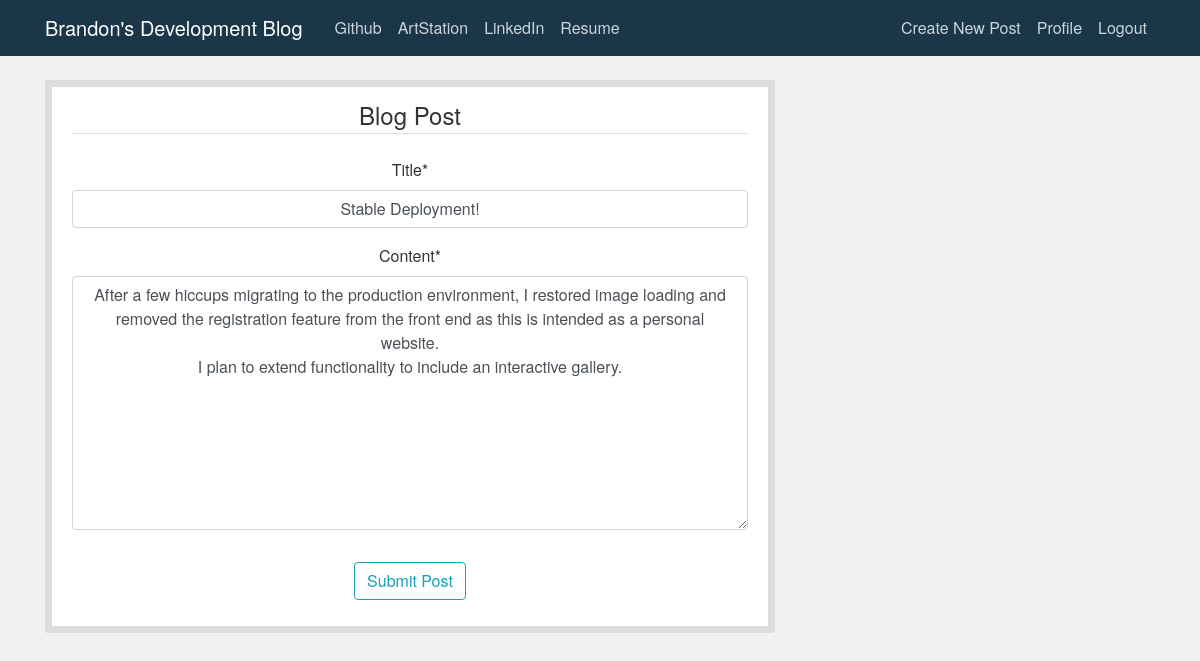
The app's page /post/14/update/ (signed in), older data.
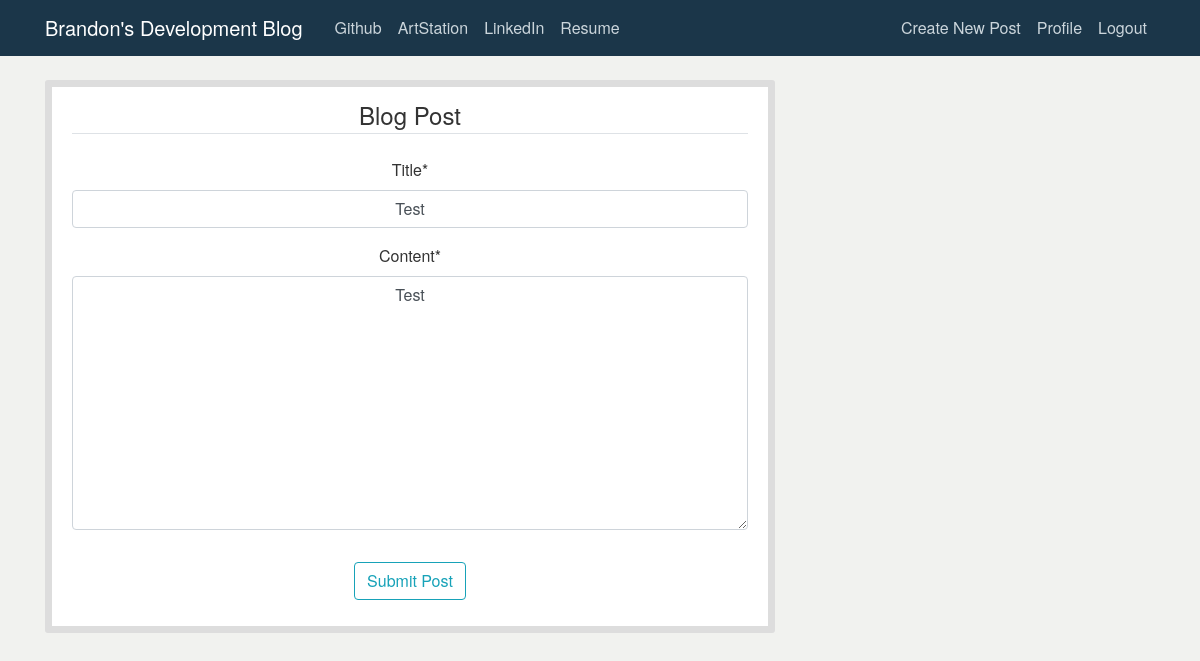
The same page, newer data.
### blog/models.py (models this page shows, shortened)
class Post(models.Model):
    title = models.CharField(max_length=100)
    content = models.TextField()
    date_posted = models.DateTimeField(
        default=timezone.now
    )  # Uses current time from timezone
    author = models.ForeignKey(User, on_delete=models.CASCADE)

### blog/views.py (the view, shortened to what this page needs)
# urls.py: path("post/<int:pk>/update/", PostUpdateView.as_view(), name="post-update"),
class PostUpdateView(LoginRequiredMixin, UserPassesTestMixin, UpdateView):
    model = Post
    fields = ["title", "content"]
    def test_func(self):
        post = self.get_object()
        if self.request.user == post.author:
            return True
        return False

### blog/templates/blog/post_form.html (shortened to what this page needs)
{% extends 'blog/base.html' %}
{% load crispy_forms_tags %}
{% block content %}
    <div class="content-section">
        <form method="POST">
            <fieldset class="form-group">
                <legend class="border-bottom mb-4">Blog Post</legend>
                {{ form|crispy }}
            </fieldset>
            <div class="form-group">
                <button class= "btn btn-outline-info" type="submit">Submit Post</button>
        </form>
    </div>
{% endblock content %}

Row changes from the older to the newer data that the page shows:
changed Post: title "Stable Deployment!" → "Test"; content "After a few hiccups migrating to the production environment, I restored image loading and removed the registration feature from the front end as this is intended as a personal website. I plan to extend functionality to include an interactive gallery." → "Test"
